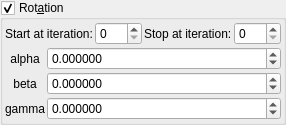
    <widget class="MyGroupBox" name="groupCheck_transf_rotation2_enabled_false">
     <property name="title">
      <string>Rot&amp;ation</string>
     </property>
     <property name="checkable">
      <bool>true</bool>
     </property>
     <layout class="QVBoxLayout" name="verticalLayout_9" stretch="0,0">
      <property name="spacing">
       <number>2</number>
      </property>
      <property name="leftMargin">
       <number>2</number>
      </property>
      <property name="topMargin">
       <number>2</number>
      </property>
      <property name="rightMargin">
       <number>2</number>
      </property>
      <property name="bottomMargin">
       <number>2</number>
      </property>
      <item>
       <layout class="QGridLayout" name="gridLayout_67">
        <property name="spacing">
         <number>2</number>
        </property>
        <item row="1" column="3">
         <widget class="MySpinBox" name="spinboxInt_transf_stop_iterationsT_1">
          <property name="sizePolicy">
           <sizepolicy hsizetype="Minimum" vsizetype="Maximum">
            <horstretch>0</horstretch>
            <verstretch>0</verstretch>
           </sizepolicy>
          </property>
          <property name="maximum">
           <number>999</number>
          </property>
         </widget>
        </item>
        <item row="1" column="1">
         <widget class="MySpinBox" name="spinboxInt_transf_start_iterations_T">
          <property name="sizePolicy">
           <sizepolicy hsizetype="Minimum" vsizetype="Maximum">
            <horstretch>0</horstretch>
            <verstretch>0</verstretch>
           </sizepolicy>
          </property>
          <property name="maximum">
           <number>999</number>
          </property>
         </widget>
        </item>
        <item row="1" column="0">
         <widget class="QLabel" name="label_262">
          <property name="text">
           <string>Start at iteration:</string>
          </property>
         </widget>
        </item>
        <item row="1" column="2">
         <widget class="QLabel" name="label_265">
          <property name="text">
           <string>Stop at iteration:</string>
          </property>
         </widget>
        </item>
       </layout>
      </item>
      <item>
       <layout class="QGridLayout" name="gridLayout_10" columnstretch="0,1">
        <property name="spacing">
         <number>2</number>
        </property>
        <item row="1" column="0">
         <widget class="QLabel" name="label_35">
          <property name="text">
           <string notr="true">alpha</string>
          </property>
          <property name="alignment">
           <set>Qt::AlignCenter</set>
          </property>
         </widget>
        </item>
        <item row="2" column="1">
         <widget class="MyDoubleSpinBox" name="spinboxd3_transf_rotation_y">
          <property name="sizePolicy">
           <sizepolicy hsizetype="Minimum" vsizetype="Maximum">
            <horstretch>0</horstretch>
            <verstretch>0</verstretch>
           </sizepolicy>
          </property>
          <property name="prefix">
           <string/>
          </property>
          <property name="suffix">
           <string/>
          </property>
          <property name="decimals">
           <number>6</number>
          </property>
          <property name="minimum">
           <double>-36000.000000000000000</double>
          </property>
          <property name="maximum">
           <double>36000.000000000000000</double>
          </property>
          <property name="singleStep">
           <double>1.000000000000000</double>
          </property>
         </widget>
        </item>
        <item row="3" column="1">
         <widget class="MyDoubleSpinBox" name="spinboxd3_transf_rotation_z">
          <property name="sizePolicy">
           <sizepolicy hsizetype="Minimum" vsizetype="Maximum">
            <horstretch>0</horstretch>
            <verstretch>0</verstretch>
           </sizepolicy>
          </property>
          <property name="prefix">
           <string/>
          </property>
          <property name="suffix">
           <string/>
          </property>
          <property name="decimals">
           <number>6</number>
          </property>
          <property name="minimum">
           <double>-36000.000000000000000</double>
          </property>
          <property name="maximum">
           <double>36000.000000000000000</double>
          </property>
          <property name="singleStep">
           <double>1.000000000000000</double>
          </property>
         </widget>
        </item>
        <item row="1" column="1">
         <widget class="MyDoubleSpinBox" name="spinboxd3_transf_rotation_x">
          <property name="sizePolicy">
           <sizepolicy hsizetype="Minimum" vsizetype="Maximum">
            <horstretch>0</horstretch>
            <verstretch>0</verstretch>
           </sizepolicy>
          </property>
          <property name="prefix">
           <string/>
          </property>
          <property name="suffix">
           <string/>
          </property>
          <property name="decimals">
           <number>6</number>
          </property>
          <property name="minimum">
           <double>-36000.000000000000000</double>
          </property>
          <property name="maximum">
           <double>36000.000000000000000</double>
          </property>
          <property name="singleStep">
           <double>1.000000000000000</double>
          </property>
         </widget>
        </item>
        <item row="2" column="0">
         <widget class="QLabel" name="label_34">
          <property name="text">
           <string notr="true">beta</string>
          </property>
          <property name="alignment">
           <set>Qt::AlignCenter</set>
          </property>
         </widget>
        </item>
        <item row="3" column="0">
         <widget class="QLabel" name="label_36">
          <property name="text">
           <string notr="true">gamma</string>
          </property>
          <property name="alignment">
           <set>Qt::AlignCenter</set>
          </property>
         </widget>
        </item>
       </layout>
      </item>
     </layout>
    </widget>
